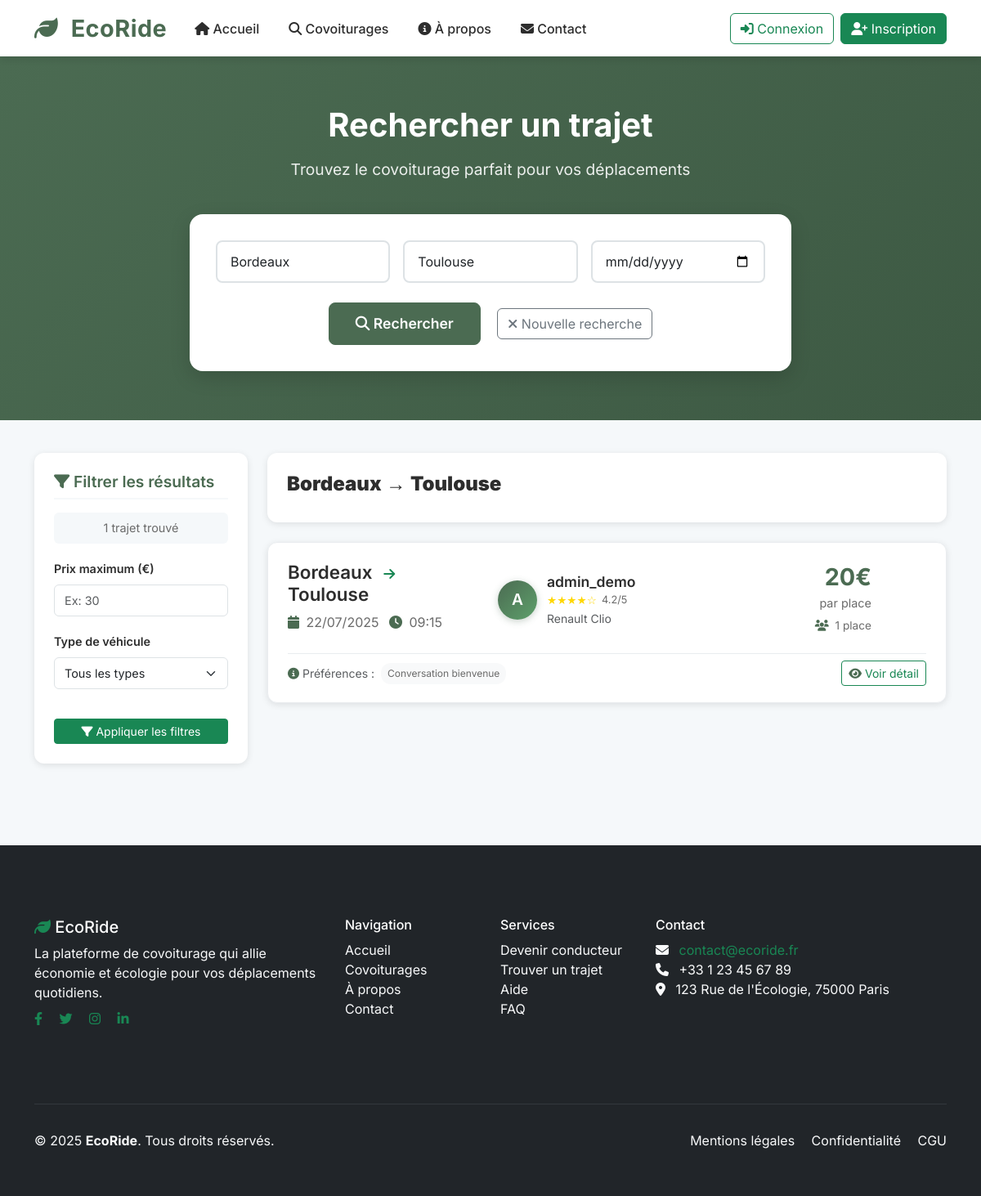
/?page=search&depart=Bordeaux&arrivee=Toulouse, run on the app's committed database.
### tables this page shows
CREATE TABLE trips (
    id INT AUTO_INCREMENT PRIMARY KEY,
    driver_id INT NOT NULL,
    vehicle_id INT NOT NULL,
    departure_city VARCHAR(100) NOT NULL,
    arrival_city VARCHAR(100) NOT NULL,
    departure_time DATETIME NOT NULL,
    available_seats INT NOT NULL,
    price_per_seat DECIMAL(5, 2) NOT NULL,
    preferences TEXT,
    status ENUM(
        'active',
        'completed',
        'cancelled'
    ) DEFAULT 'active',
    created_at TIMESTAMP DEFAULT CURRENT_TIMESTAMP,
    FOREIGN KEY (driver_id) REFERENCES users (id) ON DELETE CASCADE,
    FOREIGN KEY (vehicle_id) REFERENCES vehicles (id) ON DELETE CASCADE
);

CREATE TABLE users (
    id INT AUTO_INCREMENT PRIMARY KEY,
    username VARCHAR(50) NOT NULL UNIQUE,
    email VARCHAR(100) NOT NULL UNIQUE,
    password VARCHAR(255) NOT NULL,
    phone VARCHAR(20),
    credits INT DEFAULT 20,
    role ENUM(
        'passenger',
        'driver',
        'admin'
    ) DEFAULT 'passenger',
    created_at TIMESTAMP DEFAULT CURRENT_TIMESTAMP,
    is_active BOOLEAN DEFAULT TRUE
);

CREATE TABLE vehicles (
    id INT AUTO_INCREMENT PRIMARY KEY,
    user_id INT NOT NULL,
    brand VARCHAR(50) NOT NULL,
    model VARCHAR(50) NOT NULL,
    color VARCHAR(30),
    license_plate VARCHAR(20) UNIQUE,
    seats INT NOT NULL,
    fuel_type ENUM(
        'essence',
        'diesel',
        'électrique',
        'hybride'
    ) DEFAULT 'essence',
    year YEAR,
    created_at TIMESTAMP DEFAULT CURRENT_TIMESTAMP,
    FOREIGN KEY (user_id) REFERENCES users (id) ON DELETE CASCADE
);

### config/database.php (called while the page is built, shortened)
<?php
try {
    $pdo = new PDO(
        "mysql:host=" . DB_HOST . ";dbname=" . DB_NAME . ";charset=utf8mb4",
        DB_USER,
        DB_PASS,
        [
            PDO::ATTR_ERRMODE => PDO::ERRMODE_EXCEPTION,
            PDO::ATTR_DEFAULT_FETCH_MODE => PDO::FETCH_ASSOC,
            PDO::ATTR_EMULATE_PREPARES => false
        ]
    );
} catch (PDOException $e) {
    die("Erreur de connexion : " . $e->getMessage());
}
function searchTrips($departure, $arrival, $date = null)
{
    global $pdo;
    $sql = "SELECT t.*, u.username AS driver_name, v.brand, v.model, v.fuel_type
            FROM trips t
            JOIN users u ON t.driver_id = u.id
            JOIN vehicles v ON t.vehicle_id = v.id
            WHERE t.departure_city LIKE :departure
              AND t.arrival_city LIKE :arrival
              AND t.status = 'active'
              AND t.available_seats > 0
              AND t.departure_time > NOW()";
    $params = [
        ':departure' => "%$departure%",
        ':arrival'   => "%$arrival%"
    ];
    $sql .= " ORDER BY t.departure_time ASC";
    $stmt = $pdo->prepare($sql);
    $stmt->execute($params);
    return $stmt->fetchAll();
}

### pages/search.php (the view, shortened to what this page needs)
<?php
require_once 'config/database.php';
$depart = $_GET['depart'] ?? '';
$arrivee = $_GET['arrivee'] ?? '';
$date = $_GET['date'] ?? '';
$max_price = $_GET['max_price'] ?? '';
$trips = [];
$recherche_effectuee = false;
$nombre_resultats = 0;
if (!empty($depart) && !empty($arrivee)) {
    $recherche_effectuee = true;
    try {
        $trips = searchTrips($depart, $arrivee, $date);
        $nombre_resultats = count($trips);
    } catch (Exception $e) {
        $erreur_recherche = "Erreur lors de la recherche : " . $e->getMessage();
    }
}
?>
<section class="search-hero-section">
    <div class="container">
        <div class="row justify-content-center">
            <div class="col-lg-8">
                <h1 class="search-hero-title">Rechercher un trajet</h1>
                <p class="search-hero-subtitle">Trouvez le covoiturage parfait pour vos déplacements</p>
                <div class="search-form-container">
                    <form method="GET" action="?" class="search-form">
                        <div class="row g-3">
                            <div class="col-md-4">
                                <input type="text"
                                    class="form-control search-input"
                                    name="depart"
                                    placeholder="Ville de départ"
                                    value="<?= htmlspecialchars($depart) ?>"
                                    required>
                            </div>
                            <div class="col-md-4">
                                <input type="text"
                                    class="form-control search-input"
                                    name="arrivee"
                                    placeholder="Ville d'arrivée"
                                    value="<?= htmlspecialchars($arrivee) ?>"
                                    required>
                            </div>
                            <div class="col-md-4">
                                <input type="date"
                                    class="form-control search-input"
                                    name="date"
                                    value="<?= htmlspecialchars($date) ?>">
                            </div>
                        </div>
                        <div class="text-center mt-4">
                            <button type="submit" class="btn btn-search-primary">
                                <i class="fas fa-search"></i> Rechercher
                            </button>
                            <?php if ($recherche_effectuee): ?>
                                <a href="?page=search" class="btn btn-outline-secondary ms-3">
                                    <i class="fas fa-times"></i> Nouvelle recherche
                                </a>
                            <?php endif; ?>
                        </div>
                    </form>
                </div>
            </div>
        </div>
    </div>
</section>
<section class="search-results-section">
    <div class="container">
        <?php if (isset($erreur_recherche)): ?>
            <div class="alert alert-danger" role="alert">
                <i class="fas fa-exclamation-triangle"></i> <?= $erreur_recherche ?>
            </div>
        <?php elseif ($recherche_effectuee): ?>
            <div class="row">
                <div class="col-lg-3">
                    <div class="filtres-sidebar">
                        <h4 class="filtres-titre">
                            <i class="fas fa-filter"></i> Filtrer les résultats
                        </h4>
                        <?php if ($nombre_resultats > 0): ?>
                            <div class="filtres-info">
                                <?= $nombre_resultats ?> trajet<?= $nombre_resultats > 1 ? 's' : '' ?> trouvé<?= $nombre_resultats > 1 ? 's' : '' ?>
                            </div>
                        <?php endif; ?>
                        <form method="GET" action="?" class="filtres-form">
                            <div class="filtre-group">
                                <label class="filtre-label">Prix maximum (€)</label>
                                <input type="number"
                                    class="form-control filtre-input"
                                    name="max_price"
                                    placeholder="Ex: 30"
                                    min="1" max="100"
                                    value="<?= htmlspecialchars($max_price) ?>">
                            </div>
                            <div class="filtre-group">
                                <label class="filtre-label">Type de véhicule</label>
                                <select class="form-select filtre-input" name="fuel_type">
                                    <option value="">Tous les types</option>
                                </select>
                            </div>
                            <button type="submit" class="btn btn-success btn-sm w-100 mt-3">
                                <i class="fas fa-filter"></i> Appliquer les filtres
                            </button>
                        </form>
                    </div>
                </div>
                <div class="col-lg-9">
                    <div class="resultats-header">
                        <h2 class="resultats-titre">
                            <strong><?= htmlspecialchars($depart) ?></strong> → <strong><?= htmlspecialchars($arrivee) ?></strong>
                        </h2>
                    </div>
                    <?php if ($nombre_resultats > 0): ?>
                        <div class="trips-list">
                            <?php foreach ($trips as $trip): ?>
                                <div class="trip-card">
                                    <div class="row align-items-center">
                                        <div class="col-md-6">
                                            <div class="trip-route">
                                                <h4 class="route-cities">
                                                    <?= htmlspecialchars($trip['departure_city']) ?>
                                                    <i class="fas fa-arrow-right text-success"></i>
                                                    <?= htmlspecialchars($trip['arrival_city']) ?>
                                                </h4>
                                                <p class="route-time">
                                                    <i class="fas fa-calendar"></i>
                                                    <?= date('d/m/Y', strtotime($trip['departure_time'])) ?>
                                                    <span class="ms-2">
                                                        <i class="fas fa-clock"></i>
                                                        <?= date('H:i', strtotime($trip['departure_time'])) ?>
                                                    </span>
                                                </p>
                                            </div>
                                        </div>
                                        <div class="col-md-3">
                                            <div class="trip-driver">
                                                <div class="driver-info">
                                                    <div class="driver-avatar">
                                                        <?= strtoupper(substr($trip['driver_name'], 0, 1)) ?>
                                                    </div>
                                                    <div class="driver-details">
                                                        <strong><?= htmlspecialchars($trip['driver_name']) ?></strong>
                                                        <div class="driver-rating">
                                                            <span class="stars">★★★★☆</span>
                                                            <span class="rating-text">4.2/5</span>
                                                        </div>
                                                        <div class="vehicle-info">
                                                            <small class="text-muted">
                                                                <?= htmlspecialchars($trip['brand']) ?> <?= htmlspecialchars($trip['model']) ?>
                                                            </small>
                                                        </div>
                                                    </div>
                                                </div>
                                            </div>
                                        </div>
                                        <div class="col-md-3 text-end">
                                            <div class="trip-booking">
                                                <div class="trip-price">
                                                    <span class="price-amount"><?= number_format($trip['price_per_seat'], 0) ?>€</span>
                                                    <small class="price-label">par place</small>
                                                </div>
                                                <div class="trip-seats">
                                                    <i class="fas fa-users"></i>
                                                    <?= $trip['available_seats'] ?> place<?= $trip['available_seats'] > 1 ? 's' : '' ?>
                                                </div>
                                            </div>
                                        </div>
                                    </div>
                                    <?php if (!empty($trip['preferences'])): ?>
                                        <div class="row mt-2">
                                            <div class="col-12">
                                                <div class="trip-preferences">
                                                    <div class="preferences-content">
                                                        <small class="text-muted">
                                                            <i class="fas fa-info-circle"></i>
                                                            Préférences :
                                                        </small>
                                                        <span class="preferences-badge" title="<?= htmlspecialchars($trip['preferences']) ?>">
                                                            <?= htmlspecialchars($trip['preferences']) ?>
                                                        </span>
                                                    </div>
                                                    <a href="?page=detail&id=<?= $trip['id'] ?>"
                                                        class="btn btn-outline-success btn-sm">
                                                        <i class="fas fa-eye"></i> Voir détail
                                                    </a>
                                                </div>
                                            </div>
                                        </div>
                                    <?php endif; ?>
                                </div>
                            <?php endforeach; ?>
                        </div>
                    <?php endif; ?>
                </div>
            </div>
        <?php endif; ?>
    </div>
</section>

### assets/css/style.css (style rules this page uses)
body { font-family: 'Inter', sans-serif; background-color: #F5F8FA; margin: 0; padding: 0; }

### data on the page
trips: departure_city "Bordeaux", arrival_city "Toulouse", departure_time "22/07/2025", departure_time "09:15", driver.username "A", driver.username "admin_demo", vehicle.brand "Renault", vehicle.model "Clio", price_per_seat "20", available_seats "1", preferences "Conversation bienvenue"

### other printed values
$nombre_resultats "1"
$depart "Bordeaux"
$arrivee "Toulouse"
